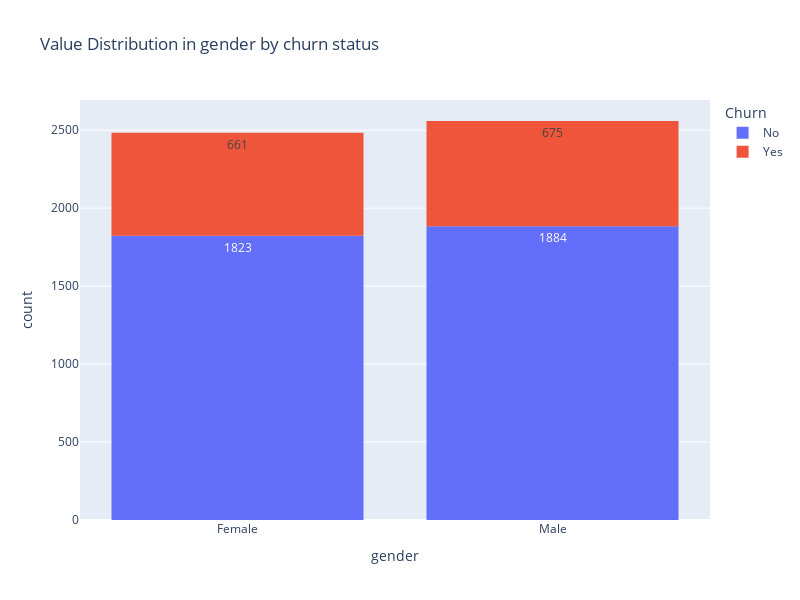
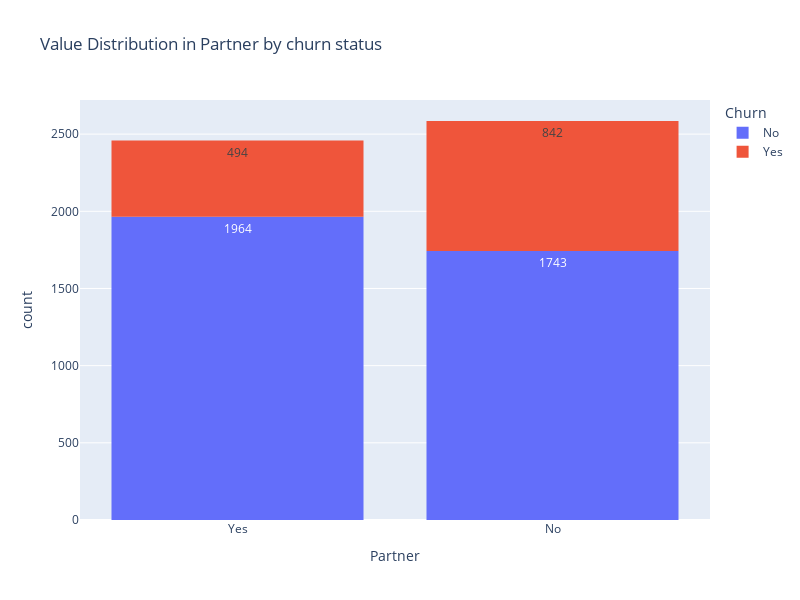
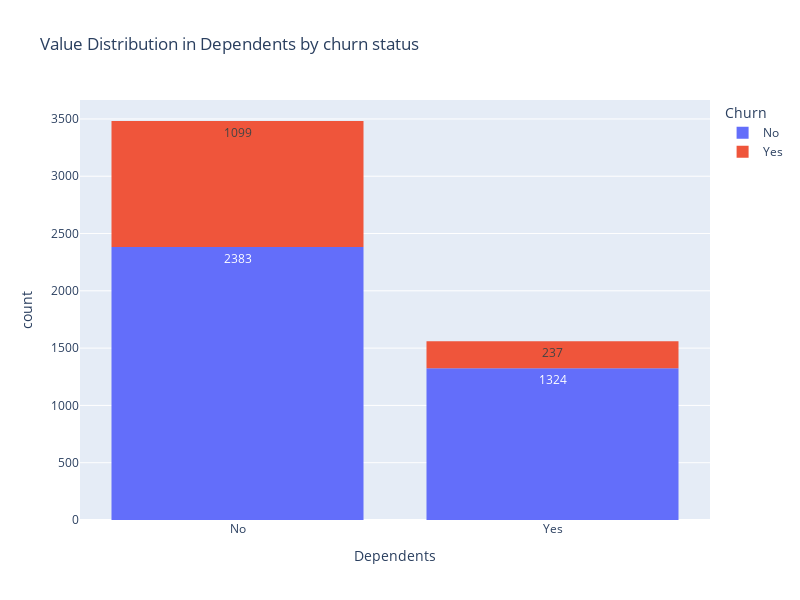
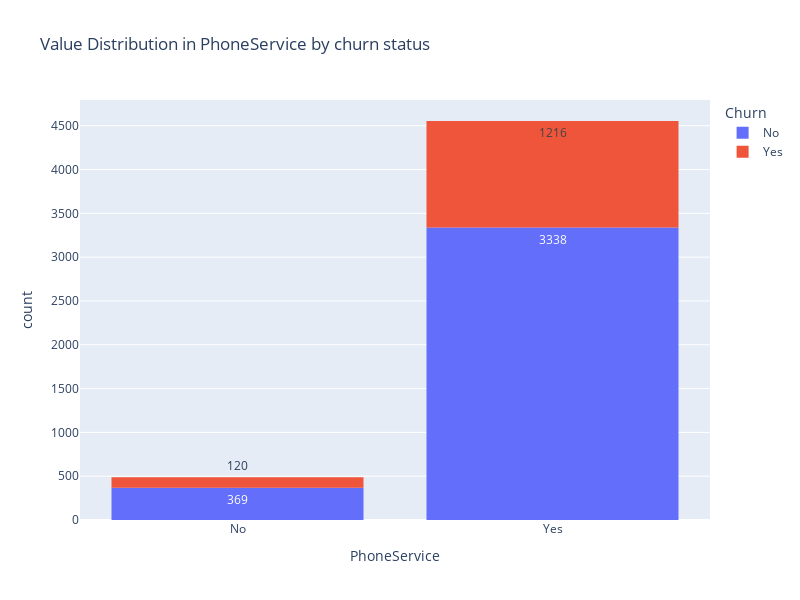

Notebook cell for these charts, in order:
### Markdown cell above
### Bivariant Analysis

### Code cell
#Visualizing the categorical columns distribution
import plotly.express as px
train_data=df
figsize = (800, 600)
for column in categorical:  
    fig = px.histogram(train_data, x=train_data[column],text_auto=True, color=df["Churn"], title=f"Value Distribution in {column} by churn status")
    fig.update_layout(width=figsize[0], height=figsize[1])
    fig.show()

### Figure 1 — Plotly figure (JSON) as saved in the notebook; plotly's stock layout.template omitted (floating-point values rounded to 4 significant figures; data arrays with more than 128 entries replaced by an {"elided": "..."} marker saying what was removed)
{"data": [{"alignmentgroup": "True", "bingroup": "x", "hovertemplate": "Churn=No<br>gender=%{x}<br>count=%{y}<extra></extra>", "legendgroup": "No", "marker": {"color": "#636efa", "pattern": {"shape": ""}}, "name": "No", "offsetgroup": "No", "orientation": "v", "showlegend": true, "texttemplate": "%{value}", "type": "histogram", "x": {"elided": "3707 str values"}, "xaxis": "x", "yaxis": "y"}, {"alignmentgroup": "True", "bingroup": "x", "hovertemplate": "Churn=Yes<br>gender=%{x}<br>count=%{y}<extra></extra>", "legendgroup": "Yes", "marker": {"color": "#EF553B", "pattern": {"shape": ""}}, "name": "Yes", "offsetgroup": "Yes", "orientation": "v", "showlegend": true, "texttemplate": "%{value}", "type": "histogram", "x": {"elided": "1336 str values"}, "xaxis": "x", "yaxis": "y"}], "layout": {"barmode": "relative", "height": 600, "legend": {"title": {"text": "Churn"}, "tracegroupgap": 0}, "title": {"text": "Value Distribution in gender by churn status"}, "width": 800, "xaxis": {"anchor": "y", "domain": [0, 1], "title": {"text": "gender"}}, "yaxis": {"anchor": "x", "domain": [0, 1], "title": {"text": "count"}}}}

### Figure 2 — Plotly figure (JSON) as saved in the notebook; plotly's stock layout.template omitted (floating-point values rounded to 4 significant figures; data arrays with more than 128 entries replaced by an {"elided": "..."} marker saying what was removed)
{"data": [{"alignmentgroup": "True", "bingroup": "x", "hovertemplate": "Churn=No<br>Partner=%{x}<br>count=%{y}<extra></extra>", "legendgroup": "No", "marker": {"color": "#636efa", "pattern": {"shape": ""}}, "name": "No", "offsetgroup": "No", "orientation": "v", "showlegend": true, "texttemplate": "%{value}", "type": "histogram", "x": {"elided": "3707 str values"}, "xaxis": "x", "yaxis": "y"}, {"alignmentgroup": "True", "bingroup": "x", "hovertemplate": "Churn=Yes<br>Partner=%{x}<br>count=%{y}<extra></extra>", "legendgroup": "Yes", "marker": {"color": "#EF553B", "pattern": {"shape": ""}}, "name": "Yes", "offsetgroup": "Yes", "orientation": "v", "showlegend": true, "texttemplate": "%{value}", "type": "histogram", "x": {"elided": "1336 str values"}, "xaxis": "x", "yaxis": "y"}], "layout": {"barmode": "relative", "height": 600, "legend": {"title": {"text": "Churn"}, "tracegroupgap": 0}, "title": {"text": "Value Distribution in Partner by churn status"}, "width": 800, "xaxis": {"anchor": "y", "domain": [0, 1], "title": {"text": "Partner"}}, "yaxis": {"anchor": "x", "domain": [0, 1], "title": {"text": "count"}}}}

### Figure 3 — Plotly figure (JSON) as saved in the notebook; plotly's stock layout.template omitted (floating-point values rounded to 4 significant figures; data arrays with more than 128 entries replaced by an {"elided": "..."} marker saying what was removed)
{"data": [{"alignmentgroup": "True", "bingroup": "x", "hovertemplate": "Churn=No<br>Dependents=%{x}<br>count=%{y}<extra></extra>", "legendgroup": "No", "marker": {"color": "#636efa", "pattern": {"shape": ""}}, "name": "No", "offsetgroup": "No", "orientation": "v", "showlegend": true, "texttemplate": "%{value}", "type": "histogram", "x": {"elided": "3707 str values"}, "xaxis": "x", "yaxis": "y"}, {"alignmentgroup": "True", "bingroup": "x", "hovertemplate": "Churn=Yes<br>Dependents=%{x}<br>count=%{y}<extra></extra>", "legendgroup": "Yes", "marker": {"color": "#EF553B", "pattern": {"shape": ""}}, "name": "Yes", "offsetgroup": "Yes", "orientation": "v", "showlegend": true, "texttemplate": "%{value}", "type": "histogram", "x": {"elided": "1336 str values"}, "xaxis": "x", "yaxis": "y"}], "layout": {"barmode": "relative", "height": 600, "legend": {"title": {"text": "Churn"}, "tracegroupgap": 0}, "title": {"text": "Value Distribution in Dependents by churn status"}, "width": 800, "xaxis": {"anchor": "y", "domain": [0, 1], "title": {"text": "Dependents"}}, "yaxis": {"anchor": "x", "domain": [0, 1], "title": {"text": "count"}}}}

### Figure 4 — Plotly figure (JSON) as saved in the notebook; plotly's stock layout.template omitted (floating-point values rounded to 4 significant figures; data arrays with more than 128 entries replaced by an {"elided": "..."} marker saying what was removed)
{"data": [{"alignmentgroup": "True", "bingroup": "x", "hovertemplate": "Churn=No<br>PhoneService=%{x}<br>count=%{y}<extra></extra>", "legendgroup": "No", "marker": {"color": "#636efa", "pattern": {"shape": ""}}, "name": "No", "offsetgroup": "No", "orientation": "v", "showlegend": true, "texttemplate": "%{value}", "type": "histogram", "x": {"elided": "3707 str values"}, "xaxis": "x", "yaxis": "y"}, {"alignmentgroup": "True", "bingroup": "x", "hovertemplate": "Churn=Yes<br>PhoneService=%{x}<br>count=%{y}<extra></extra>", "legendgroup": "Yes", "marker": {"color": "#EF553B", "pattern": {"shape": ""}}, "name": "Yes", "offsetgroup": "Yes", "orientation": "v", "showlegend": true, "texttemplate": "%{value}", "type": "histogram", "x": {"elided": "1336 str values"}, "xaxis": "x", "yaxis": "y"}], "layout": {"barmode": "relative", "height": 600, "legend": {"title": {"text": "Churn"}, "tracegroupgap": 0}, "title": {"text": "Value Distribution in PhoneService by churn status"}, "width": 800, "xaxis": {"anchor": "y", "domain": [0, 1], "title": {"text": "PhoneService"}}, "yaxis": {"anchor": "x", "domain": [0, 1], "title": {"text": "count"}}}}
